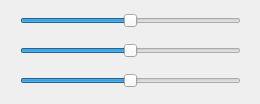
<?xml version="1.0" encoding="UTF-8"?>
<ui version="4.0">
 <class>rgb_changer</class>
 <widget class="QDialog" name="rgb_changer">
  <property name="geometry">
   <rect>
    <x>0</x>
    <y>0</y>
    <width>260</width>
    <height>104</height>
   </rect>
  </property>
  <property name="windowTitle">
   <string>Dialog</string>
  </property>
  <property name="styleSheet">
   <string notr="true"/>
  </property>
  <widget class="QSlider" name="redSlider">
   <property name="geometry">
    <rect>
     <x>20</x>
     <y>10</y>
     <width>221</width>
     <height>22</height>
    </rect>
   </property>
   <property name="minimum">
    <number>-255</number>
   </property>
   <property name="maximum">
    <number>255</number>
   </property>
   <property name="value">
    <number>1</number>
   </property>
   <property name="orientation">
    <enum>Qt::Horizontal</enum>
   </property>
  </widget>
  <widget class="QSlider" name="greenSlider">
   <property name="geometry">
    <rect>
     <x>20</x>
     <y>40</y>
     <width>221</width>
     <height>22</height>
    </rect>
   </property>
   <property name="minimum">
    <number>-255</number>
   </property>
   <property name="maximum">
    <number>255</number>
   </property>
   <property name="value">
    <number>1</number>
   </property>
   <property name="orientation">
    <enum>Qt::Horizontal</enum>
   </property>
  </widget>
  <widget class="QSlider" name="blueSlider">
   <property name="geometry">
    <rect>
     <x>20</x>
     <y>70</y>
     <width>221</width>
     <height>22</height>
    </rect>
   </property>
   <property name="minimum">
    <number>-255</number>
   </property>
   <property name="maximum">
    <number>255</number>
   </property>
   <property name="value">
    <number>1</number>
   </property>
   <property name="orientation">
    <enum>Qt::Horizontal</enum>
   </property>
  </widget>
 </widget>
 <resources/>
 <connections/>
</ui>
